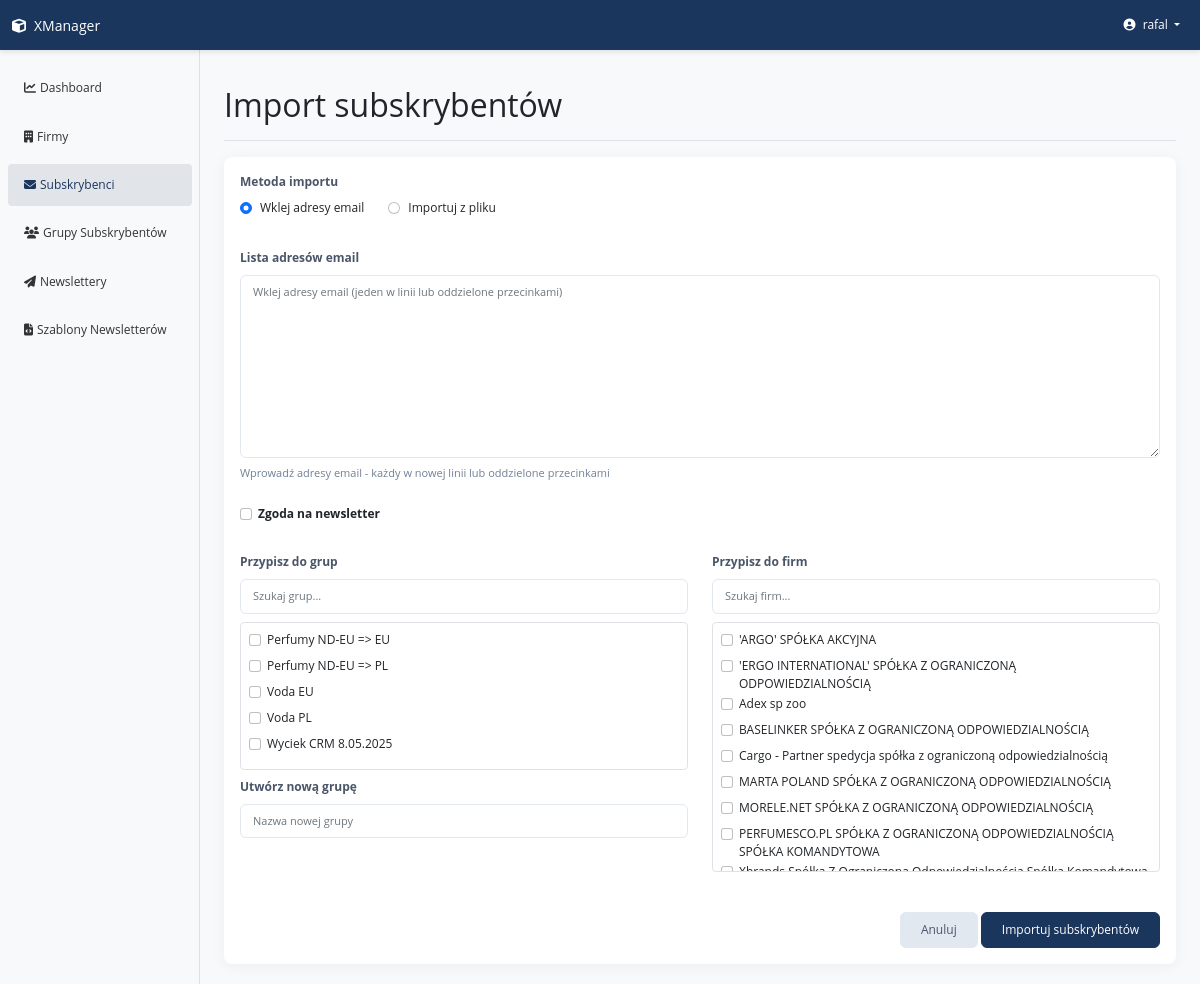
The app's page /subscribers/import/ (signed in), older data.
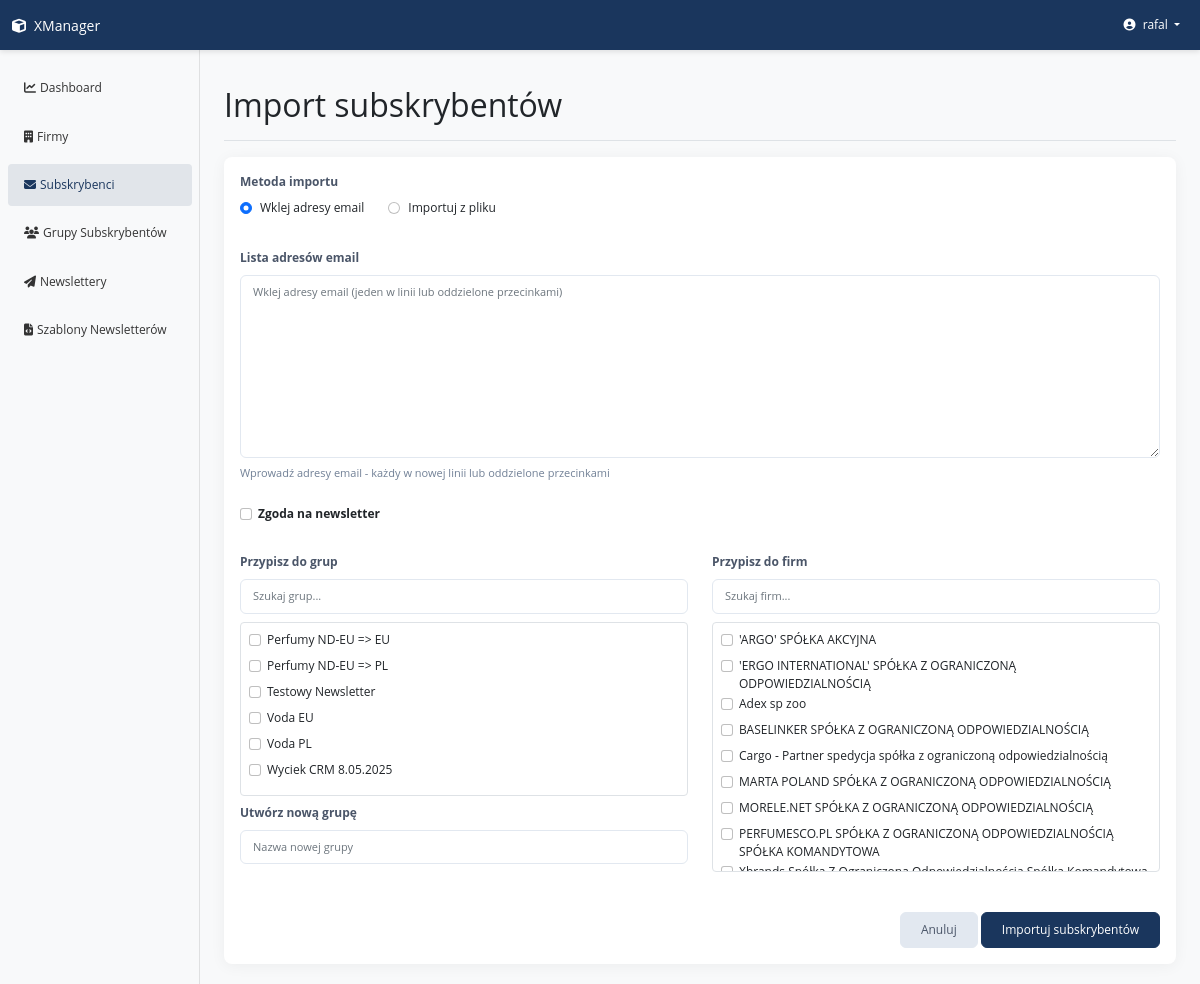
The same page, newer data.
### apps/subscriber/models.py (models this page shows, shortened)
class SubscriberGroup(CoreModel):
    group_name = models.CharField(max_length=100, verbose_name='Group name')
    class Meta:
        verbose_name = ('Subscriber Group')
        verbose_name_plural = ('Subscriber Groups')

### apps/subscriber/views.py (the view, shortened to what this page needs)
# urls.py: path('import/', views.SubscriberImportView.as_view(), name='subscriber_import'),
class SubscriberImportView(LoginRequiredMixin, FormView):
    template_name = 'subscriber/subscriber_import.html'
    form_class = SubscriberImportForm
    success_url = reverse_lazy('subscribers:subscriber_list')

### templates/subscriber/subscriber_import.html (shortened to what the changed rows need)
{% extends "base.html" %}
{% load static %}
{% block page_title %}Import subskrybentów{% endblock %}
{% block content %}
<div class="card">
    <div class="card-body">
        <form method="post" enctype="multipart/form-data">
            <div class="row mb-4">
                <div class="col-md-6">
                    <div style="max-height: 250px; overflow-y: auto; border: 1px solid #dee2e6; border-radius: 0.25rem; padding: 0.5rem;">
                        {% for group_id, group_name in form.group_ids.field.choices %}
                            <div class="form-check group-option">
                                <input class="form-check-input" type="checkbox" name="group_ids" id="group_{{ group_id }}" value="{{ group_id }}">
                                <label class="form-check-label" for="group_{{ group_id }}">
                                    {{ group_name }}
                                </label>
                            </div>
                        {% empty %}
                            <div class="text-muted small">Brak dostępnych grup</div>
                        {% endfor %}
                    </div>
                </div>
            </div>
        </form>
    </div>
</div>
{% endblock %}

Row changes from the older to the newer data that the page shows:
added SubscriberGroup: choices "Testowy Newsletter"
